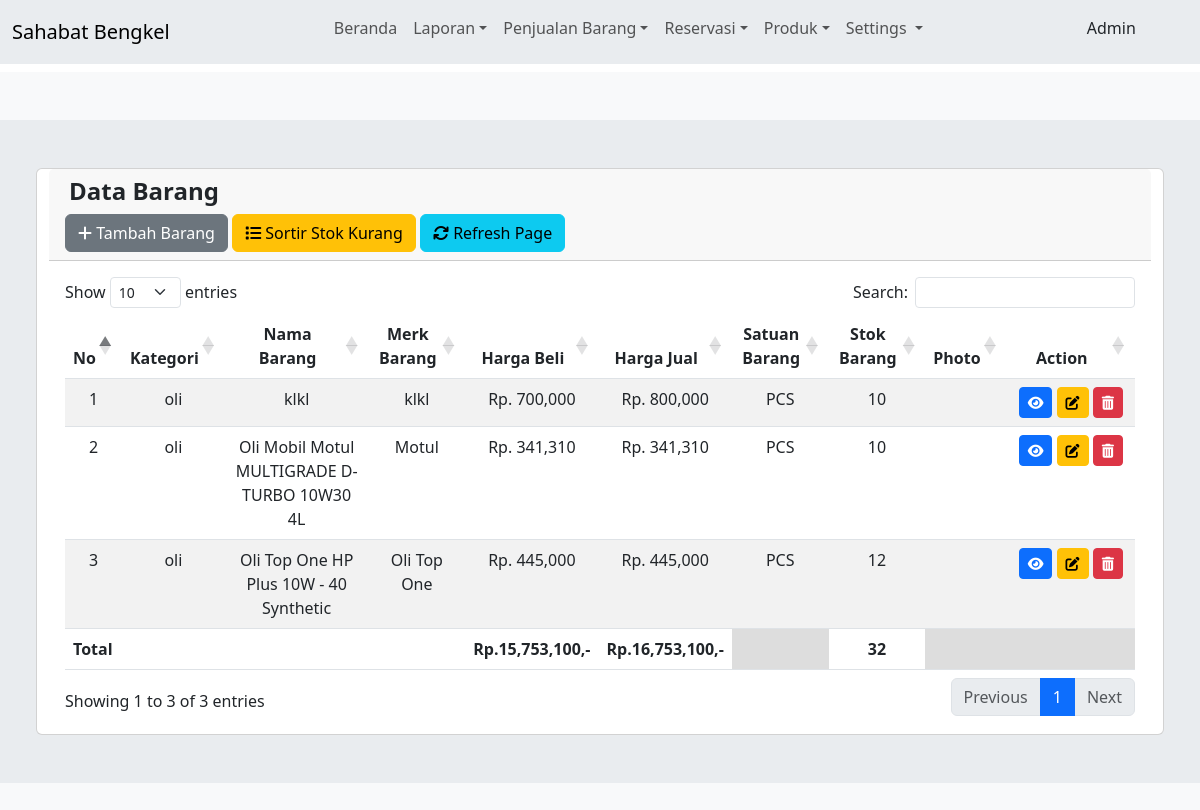
The page /view/admin/produk/barang.php (signed in) on the database its author committed.
### tables this page shows
CREATE TABLE `barang` (
  `id_barang` int(11) NOT NULL,
  `id_kategori` int(11) NOT NULL,
  `id_barcode` varchar(64) NOT NULL,
  `nama_barang` varchar(255) NOT NULL,
  `merk` varchar(100) NOT NULL,
  `harga_beli` varchar(100) NOT NULL,
  `harga_jual` varchar(100) NOT NULL,
  `stok` varchar(100) NOT NULL,
  `satuan_barang` varchar(100) NOT NULL,
  `photo` varchar(255) NOT NULL,
  `tgl_input` varchar(100) NOT NULL
);

CREATE TABLE `kategori` (
  `id_kategori` int(11) NOT NULL,
  `kategori_nama` varchar(255) NOT NULL,
  `tgl_input` varchar(100) NOT NULL
);

### controller/controllerView.php (called while the page is built, shortened)
<?php
class view {
    protected $db;
    public function __construct($db)
    {
        $this->db = $db;
    }
    public function Barang(){
        $sql = "SELECT barang.*, kategori.id_kategori, kategori.kategori_nama
        from barang inner join kategori on barang.id_kategori = kategori.id_kategori
        ORDER BY id_barang DESC";
        $row = $this->db->prepare($sql);
        $row->execute();
        $isi = $row->fetchAll();
        return $isi;
    }
}
?>

### view/admin/produk/barang.php (the view, shortened to what this page needs)
<!DOCTYPE html>
<html lang="en">
<head>
    <?php
        require_once("../tampilan/header.php");
    ?>
</head>
<body>
    <?php
        require_once("../tampilan/navbar.php");
    ?>
    <div class="col-md-12 col-lg-12 py-5 bg-body-tertiary mt-2 mt-lg-2">
        <div class="container-fluid p-5 mb-2 mb-lg-2 bg-body-secondary">
            <div class="panel panel-default">
                <div class="panel-body">
                    <div class="row">
                        <div class="card">
                            <div class="card-header">
                                <h3 class="card-title fs-4 mx-1 fw-semibold">Data Barang</h3>
                                <div class="card-header-form">
                                    <a href="" type="button" class="btn btn-secondary" data-bs-toggle="modal"
                                        data-bs-target="#tambahbarang" aria-controls="tambahbarang">
                                        <i class="fas fa-plus"></i>
                                        Tambah Barang
                                    </a>
                                    <a href="barang.php?stok=yes" type="button" class="btn btn-warning">
                                        <i class="fa fa-list"></i> Sortir Stok Kurang</a>
                                    <a href="barang.php" type="button" class="btn btn-info">
                                        <i class="fa fa-refresh"></i> Refresh Page</a>
                                </div>
                            </div>
                            <div class="card-body">
                                <div class="table-responsive-md table-responsive-lg flex-shrink-0 overflow-x-scroll">
                                    <table class="table table-striped" id="example1">
                                        <thead>
                                            <tr>
                                                <th style="width: 4%; min-width:4%;">No</th>
                                                <th style="width: 8%; min-width:8%;" class="text-center">Kategori</th>
                                                <th style="width: 29%; min-width:29%;" class="text-center">Nama Barang
                                                </th>
                                                <th style="width: 12%; min-width:12%;" class="text-center">Merk Barang
                                                </th>
                                                <th class="text-center">Harga Beli</th>
                                                <th class="text-center">Harga Jual</th>
                                                <th style="width: 12%; min-width:12%;" class="text-center">Satuan Barang
                                                </th>
                                                <th style="width: 12%; min-width:12%;" class="text-center">Stok Barang
                                                </th>
                                                <th class="text-center">Photo</th>
                                                <th class="text-center">Action</th>
                                            </tr>
                                        </thead>
                                        <tbody>
                                            <?php
                                        $totalBeli = 0;
                                        $totalJual = 0;
                                        $totalStok = 0;
                                        if(!empty($_GET['stok'] == "yes")){
                                            $hasil = $lihat-> barang_stok();
                                        }else{
                                            $hasil = $lihat-> barang();
                                        }
                                        $no = 1;
                                        foreach ($hasil as $isi) {
                                        ?>
                                            <tr>
                                                <td class="text-center"><?php echo $no; ?></td>
                                                <td class="text-center"><?=$isi["kategori_nama"]?></td>
                                                <td class="text-center"><?=$isi["nama_barang"]?></td>
                                                <td class="text-center"><?=$isi["merk"]?></td>
                                                <td class="text-center">Rp. <?=number_format($isi["harga_beli"])?></td>
                                                <td class="text-center">Rp. <?=number_format($isi["harga_jual"])?></td>
                                                <td class="text-center"> <?=$isi['satuan_barang']; ?></td>
                                                <td class="text-center">
                                                    <?php if ($isi['stok'] <=  '3') { ?>
                                                    <form action="action/act-stok-barang.php" method="post">
                                                        <input type="text" name="restok" class="form-control">
                                                        <input type="hidden" name="id"
                                                            value="<?php echo $isi['id_barang'];?>"
                                                            class="form-control">
                                                        <button class="btn btn-primary btn-sm" type="submit"
                                                            name="restock">Restok</button>
                                                        <a href="action/act-barang-hapus.php?id=<?=$isi["id_barang"]?>"
                                                            onclick="javascript:return confirm('Hapus Data barang ?');">
                                                            <button class="btn btn-danger btn-sm"><i
                                                                    class="fas fa-trash-alt"></i></button></a>
                                                    </form>
                                                    <?php } else if ($isi['stok'] == '0') { ?>
                                                    <button class="btn btn-danger"> Habis</button>
                                                    <?php } else { ?>
                                                    <?php echo $isi['stok']; ?>
                                                    <?php } ?>
                                                </td>
                                                <td class="text-center"> <img
                                                        width="32"></td>
                                                <td class="text-center" style="width: 12%; min-width:12%;">
                                                    <a href="detail.php?id=<?=$isi["id_barang"]?>"
                                                        class="btn btn-primary btn-sm">
                                                        <i class="fas fa-eye"></i>
                                                    </a>
                                                    <a href="edit.php?id=<?=$isi["id_barang"]?>"
                                                        class="btn btn-warning btn-sm" type="button">
                                                        <i class="fas fa-edit"></i>
                                                    </a>
                                                    <a href="action/act-barang-hapus.php?id=<?=$isi["id_barang"]?>"
                                                        onclick="javascript:return confirm('Hapus Data barang ?');"
                                                        class="btn btn-danger btn-sm"><i class="fas fa-trash-alt"></i>
                                                    </a>
                                                </td>
                                            </tr>
                                            <?php
                                    $no++;
                                    $totalBeli += $isi['harga_beli'] * $isi['stok'];
                                    $totalJual += $isi['harga_jual'] * $isi['stok'];
                                    $totalStok += $isi['stok'];
                                        }
                                    ?>
                                        </tbody>
                                        <tfoot>
                                            <tr>
                                                <th colspan="4">Total </td>
                                                <th class="text-center">Rp.<?php echo number_format($totalBeli); ?>,-
                                                <th class="text-center">Rp.<?php echo number_format($totalJual); ?>,-
                                                <th colspan="1" style="background:#ddd"></th>
                                                <th class="text-center"><?php echo $totalStok; ?></td>
                                                <th colspan="2" style="background:#ddd"></th>
                                            </tr>
                                        </tfoot>
                                    </table>
                                </div>
                            </div>
                        </div>
                    </div>
                </div>
            </div>
        </div>
    </div>
    <?php
        require_once("../tampilan/footer.php");
    ?>

### rows shown on the page
barang: id_kategori.kategori_nama "oli", nama_barang "klkl", merk "klkl", harga_beli "700,000", harga_jual "800,000", satuan_barang "PCS", stok "10"
barang: id_kategori.kategori_nama "oli", nama_barang "Oli Mobil Motul MULTIGRADE D-TURBO 10W30 4L", merk "Motul", harga_beli "341,310", harga_jual "341,310", satuan_barang "PCS", stok "10"
barang: id_kategori.kategori_nama "oli", nama_barang "Oli Top One HP Plus 10W - 40 Synthetic", merk "Oli Top One", harga_beli "445,000", harga_jual "445,000", satuan_barang "PCS", stok "12"

### other values the page prints
$_SESSION["username"] "Admin"
$totalBeli "15,753,100"
$totalJual "16,753,100"
$totalStok "32"
